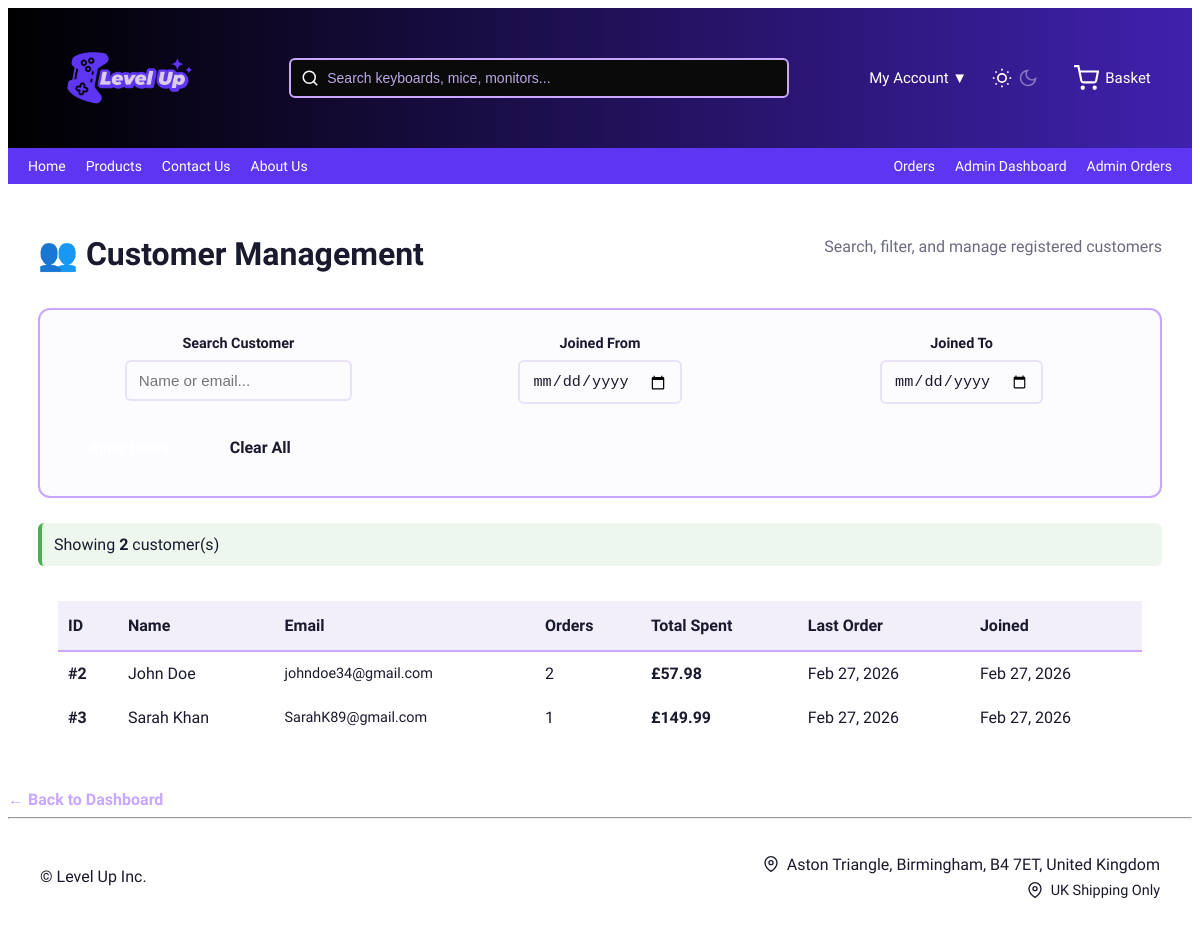
The page /public/index.php?page=admin-customers (signed in) on the database its author committed.
### tables this page shows
CREATE TABLE users (
  user_id INT AUTO_INCREMENT PRIMARY KEY,
  name VARCHAR(100) NOT NULL,
  email VARCHAR(150) NOT NULL UNIQUE,
  password VARCHAR(255) NOT NULL,
  role ENUM('customer','admin') DEFAULT 'customer',
  phone VARCHAR(20),

  password_changed BOOLEAN DEFAULT 0,
  last_login TIMESTAMP NULL,

  reset_token VARCHAR(255) NULL,
  reset_expires DATETIME NULL,

  created_at TIMESTAMP DEFAULT CURRENT_TIMESTAMP
);

### src/Controllers/AdminCustomerController.php (called while the page is built, shortened)
<?php
class AdminCustomerController extends BaseAdminController {
    public function list()
{
    $db = Database::getInstance()->getConnection();
    $sql = "  SELECT
            u.user_id,
            u.name,
            u.email,
            u.phone,
            u.created_at,
            COUNT(o.order_id) AS total_orders,
            COALESCE(SUM(o.total_price), 0) AS total_spent,
            MAX(o.created_at) AS last_order_date
        FROM users u
        LEFT JOIN orders o ON u.user_id = o.user_id
        WHERE u.role = 'customer'
    ";
    $params = [];
    $sql .= "
        GROUP BY u.user_id
        ORDER BY u.created_at DESC
    ";
    $stmt = $db->prepare($sql);
    $stmt->execute($params);
    $customers = $stmt->fetchAll(PDO::FETCH_ASSOC);
    include __DIR__ . '/../../templates/admin/customers.php';
}
}
?>

### templates/admin/customers.php (the view, shortened to what this page needs)
<?php include __DIR__ . '/../header.php'; ?>
<div class="admin-orders-container">
    <div class="admin-header">
        <h1>👥 Customer Management</h1>
        <p>Search, filter, and manage registered customers</p>
    </div>
   <div class="filter-section">
    <form method="GET" action="index.php" class="filter-form">
        <div class="filter-row">
            <div class="filter-group">
                <label> Search Customer</label>
                <input type="text"
                       name="search"
                       placeholder="Name or email..."
                       value="<?= htmlspecialchars($_GET['search'] ?? '') ?>">
            </div>
            <div class="filter-group">
                <label> Joined From</label>
                <input type="date"
                       name="date_from"
                       value="<?= htmlspecialchars($_GET['date_from'] ?? '') ?>">
            </div>
            <div class="filter-group">
                <label> Joined To</label>
                <input type="date"
                       name="date_to"
                       value="<?= htmlspecialchars($_GET['date_to'] ?? '') ?>">
            </div>
        </div>
        <div class="filter-actions">
            <button type="submit" class="btn-filter">Apply Filters</button>
            <a href="index.php?page=admin-customers" class="btn-clear">Clear All</a>
        </div>
    </form>
</div>
    <div class="results-summary">
        Showing <strong><?= count($customers) ?></strong> customer(s)
    </div>
    <div class="table-container">
        <table class="admin-table">
            <thead>
                <tr>
                    <th>ID</th>
                    <th>Name</th>
                    <th>Email</th>
                    <th>Orders</th>
                    <th>Total Spent</th>
                    <th>Last Order</th>
                    <th>Joined</th>
                </tr>
            </thead>
            <tbody>
            <?php if (empty($customers)): ?>
                <tr>
                    <td colspan="7" class="no-results">
                        No customers found matching your criteria
                    </td>
                </tr>
            <?php else: ?>
                <?php foreach ($customers as $c): ?>
                    <tr class="clickable-row"
                        data-href="index.php?page=admin-customer-view&id=<?= $c['user_id'] ?>">
                        <td><strong>#<?= $c['user_id'] ?></strong></td>
                        <td><?= htmlspecialchars($c['name']) ?></td>
                        <td class="email-cell"><?= htmlspecialchars($c['email']) ?></td>
                        <td><?= (int)$c['total_orders'] ?></td>
                        <td class="price-cell">
                            £<?= number_format($c['total_spent'] ?? 0, 2) ?>
                        </td>
                        <td>
                            <?= $c['last_order_date']
                                ? date('M d, Y', strtotime($c['last_order_date']))
                                : '—'
                            ?>
                        </td>
                        <td><?= date('M d, Y', strtotime($c['created_at'])) ?></td>
                    </tr>
                <?php endforeach; ?>
            <?php endif; ?>
            </tbody>
        </table>
    </div>
</div>
<a href="index.php?page=dashboard" class="btn-secondary">
   ← Back to Dashboard
</a>
<?php include __DIR__ . '/../footer.php'; ?>

### public/assets/css/style.css (style rules this page uses)
:root { --bg-primary: #ffffff; --bg-secondary: #f5f5f5; --text-primary: #1a1a2e; --text-secondary: #6b6b80; --highlight-color: #5e35f2; --highlight-dark: #3f21ad; --danger: #ff4f4f; --lavender: #C9A7FF; --border-color: #e6e6ee; --shadow: 0 4px 16px rgba(0,0,0,0.06); --shadow-lg: 0 12px 40px rgba(0,0,0,0.12); }
body { background-color: var(--bg-primary); color: var(--text-primary); font-family: "Science Gothic", sans-serif; font-optical-sizing: auto; font-weight: 300; font-variation-settings: "slnt" 0, "wdth" 100, "CTRS" 0; overflow-x: hidden; transition: background-color 0.3s, color 0.3s; }
.filter-group { display: flex; gap: 10px; align-items: center; }
.filter-group label { color: var(--text-primary); font-size: 14px; font-weight: 500; white-space: nowrap; }

### public/assets/css/admin.css (style rules this page uses)
.admin-orders-container { max-width: 1400px; margin: 0 auto; padding: 30px; }
.admin-header { margin-bottom: 30px; }
.admin-header h1 { color: var(--text-primary); margin-bottom: 5px; }
.admin-header p { color: var(--text-secondary); }
.filter-section { background: rgba(188, 168, 230, 0.05); border: 2px solid var(--lavender); border-radius: 12px; padding: 25px; margin-bottom: 25px; }
.filter-form { display: flex; flex-direction: column; gap: 20px; }
.filter-row { display: grid; grid-template-columns: repeat(auto-fit, minmax(200px, 1fr)); gap: 15px; }
.filter-group { display: flex; flex-direction: column; gap: 8px; }
.filter-group label { color: var(--text-primary); font-weight: 600; font-size: 0.9rem; }
.filter-group input, .filter-group select { padding: 10px 12px; border: 2px solid rgba(188, 168, 230, 0.3); border-radius: 6px; background: rgba(255, 255, 255, 0.05); color: var(--text-primary); font-size: 0.95rem; }
.filter-actions { display: flex; gap: 10px; }
.btn-filter, .btn-clear { padding: 12px 24px; border-radius: 8px; font-weight: 600; cursor: pointer; transition: all 0.3s ease; text-decoration: none; display: inline-block; border: none; }
.btn-filter { background: var(--highlight); color: white; }
.btn-clear { background: rgba(255, 255, 255, 0.1); color: var(--text-primary); border: 2px solid rgba(255, 255, 255, 0.2); }
.results-summary { margin-bottom: 15px; padding: 12px; background: rgba(76, 175, 80, 0.1); border-left: 4px solid #4caf50; border-radius: 6px; }
.clickable-row { cursor: pointer; transition: background 0.2s ease; }
.table-container { overflow-x: auto; background: rgba(255, 255, 255, 0.02); border-radius: 12px; padding: 20px; }
.admin-table { width: 100%; border-collapse: collapse; }
.admin-table thead { background: rgba(188, 168, 230, 0.2); }
.admin-table th { padding: 15px; text-align: left; color: var(--text-primary); font-weight: 600; border-bottom: 2px solid var(--lavender); }
.admin-table td { padding: 15px; border-bottom: 1px solid rgba(255, 255, 255, 0.1); color: var(--text-primary); }
.email-cell { font-size: 0.9rem; color: var(--text-secondary); }
.price-cell { font-weight: 600; color: var(--highlight); }
.btn-secondary { color: var(--lavender); text-decoration: none; font-weight: 600; }
.price-cell, .value-cell { font-weight: 600; color: var(--highlight); }
.admin-header { margin-bottom: 30px; display: flex; justify-content: space-between; align-items: center; flex-wrap: wrap; gap: 15px; }
.filter-row { display: grid; grid-template-columns: repeat(auto-fit, minmax(250px, 1fr)); gap: 15px; }
.admin-table th { padding: 15px 10px; text-align: left; color: var(--text-primary); font-weight: 600; border-bottom: 2px solid var(--lavender); white-space: nowrap; }
.admin-table td { padding: 12px 10px; border-bottom: 1px solid rgba(255, 255, 255, 0.1); color: var(--text-primary); }
.price-cell { font-weight: 600; }

### rows shown on the page
users: user_id "2", name "John Doe", email "johndoe34@gmail.com", total_orders "2", total_spent "57.98", last_order_date "Feb 27, 2026", created_at "Feb 27, 2026"
users: user_id "3", name "Sarah Khan", email "SarahK89@gmail.com", total_orders "1", total_spent "149.99", last_order_date "Feb 27, 2026", created_at "Feb 27, 2026"

### other values the page prints
count($customers) "2"
